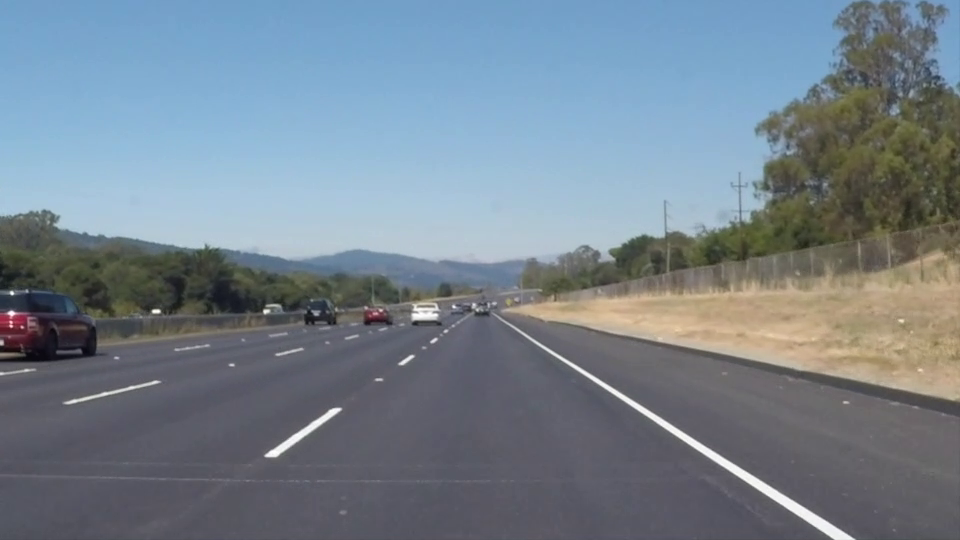
#> input picture frame 22 of OpenCV 06일차/실습/mov/solidWhiteRight.mp4, 960 x 540 px, given in place of mov1.mp4, which was not available
$ python opencv_35.py
#> lines starting #> are read from the running program, lines starting #| are printed output that depends on the picture; after the words box and inside, x2 and y2 are one past the last pixel; in counts of white or black regions, pixels touching at a corner belong together; pictures that were not available may be replaced by others from this repository, and a replacement may not be noted
# opencv_26 + opencv_34 영상 합침
import cv2

capture = cv2.VideoCapture('mov/mov1.mp4',)

if capture.isOpened() == False:
    print("동영상을 열수없습니다.")
    exit(1)

while True:
    ret, img_frame = capture.read()
#> img_frame is the input picture: shape (540, 960, 3); mean B, G, R 141.9, 130.7, 117.7

    img_frame = cv2.resize(img_frame, dsize=(554, 250), interpolation=cv2.INTER_AREA)
#> img_frame: shape (250, 554, 3)
    capture_hsv = cv2.cvtColor(img_frame, cv2.COLOR_BGR2HSV)
#> capture_hsv: shape (250, 554, 3); mean H, S, V 95, 54.5, 147.7

    capture_gray = cv2.cvtColor(img_frame, cv2.COLOR_BGR2GRAY)
    capture_grays = cv2.cvtColor(capture_gray, cv2.COLOR_GRAY2BGR)

    img_hsv = cv2.cvtColor(img_frame, cv2.COLOR_BGR2HSV)
    img_h, img_S, img_v = cv2.split(img_hsv)

    # HSV로 초록색 정보를 좀 더 구체적으로 표시
    lower_yellow = (20, 125, 130)  # 자료형은 튜플형태로(H, S, V)
    upper_yellow = (30, 255, 255)  # 자료형은 튜플형태로(H, S, V)

    lower_blue = (100, 100, 30)  # 자료형은 튜플형태로(H, S, V)
    upper_blue = (130, 255, 255)  # 자료형은 튜플형태로(H, S, V)

    lower_green = (50, 100, 100)  # 자료형은 튜플형태로(H, S, V)
    upper_green = (70, 255, 255)  # 자료형은 튜플형태로(H, S, V)

    img_mask_y = cv2.inRange(img_hsv, lower_yellow, upper_yellow)  # 노랑색 정보 추출(특정 범위 안에 있는 행렬 원소 검출)
#> img_mask_y: shape (250, 554); every value is 0
    img_mask_b = cv2.inRange(img_hsv, lower_blue, upper_blue)  # 파랑색 정보 추출(특정 범위 안에 있는 행렬 원소 검출)
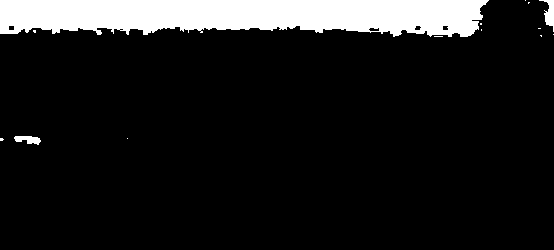
#> img_mask_b: shape (250, 554); 11% white; 14 white regions (11 under 20 px), largest, box (x1, y1, x2, y2) and area: (0, 0, 489, 37) 14857, (539, 0, 554, 32) 211, (14, 136, 41, 145) 158
    img_mask_g = cv2.inRange(img_hsv, lower_green, upper_green)  # 파랑색 정보 추출(특정 범위 안에 있는 행렬 원소 검출)

    img_dst_y = cv2.bitwise_and(img_frame, img_frame, mask=img_mask_y)  # AND 비트연산
#> img_dst_y: shape (250, 554, 3); every value is 0
    img_dst_b= cv2.bitwise_and(img_frame, img_frame, mask=img_mask_b)  # AND 비트연산
    img_dst_g = cv2.bitwise_and(img_frame, img_frame, mask=img_mask_g)  # AND 비트연산

    img_mask_ys = cv2.merge((img_mask_y, img_mask_y, img_mask_y))
    img_mask_bs = cv2.merge((img_mask_b, img_mask_b, img_mask_b))
    img_mask_gs = cv2.merge((img_mask_g, img_mask_g, img_mask_g))

    ret1, mask = cv2.threshold(capture_grays, 100, 255, cv2.THRESH_BINARY)
#> mask: shape (250, 554, 3); 57.1% white; 77 black regions (67 under 20 px), largest, box (x1, y1, x2, y2) and area: (0, 100, 479, 250) 43150, (312, 2, 554, 137) 10169, (313, 157, 554, 250) 4743
    mask_inv = cv2.bitwise_not(mask)

    img_dst = cv2.bitwise_not(img_frame)

    img_flip_lr = cv2.flip(img_frame, 1)  # 1 : 좌우대칭 / 0 : 상하대칭 / -1 : 상하좌우 대칭
    img_flip_ud = cv2.flip(img_frame, 0)
    img_flip_lrud = cv2.flip(img_frame, -1)

    cont = cv2.hconcat([img_frame, capture_grays])
    cont1 = cv2.hconcat([cont, mask_inv])

    cont2 = cv2.hconcat([img_dst_y, img_dst_b])
    cont3 = cv2.hconcat([cont2, img_dst_g])

    cont4 = cv2.hconcat([img_frame, img_flip_lr])
    cont5 = cv2.hconcat([cont4, capture_grays])
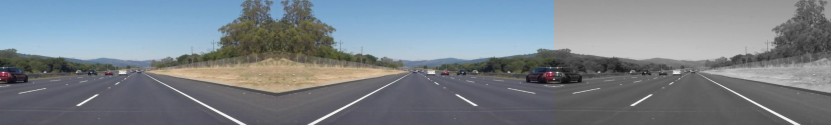
#> cont5: shape (250, 1662, 3) (shown at 1/2 size); mean B, G, R 137.3, 129.8, 121.1

    cont6 = cv2.hconcat([img_flip_ud, img_flip_lrud])
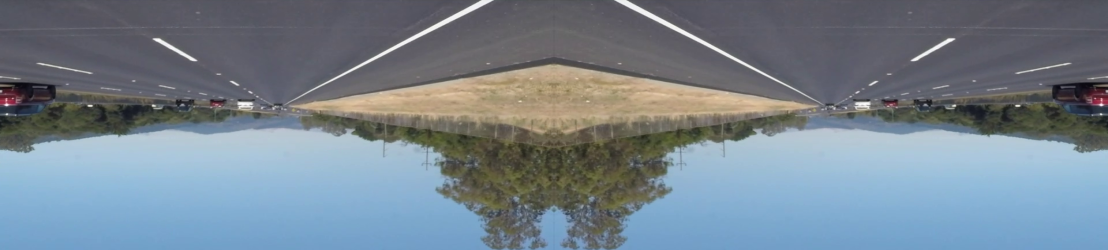
#> cont6: shape (250, 1108, 3); mean B, G, R 141.9, 130.7, 117.7
    cont7 = cv2.hconcat([cont6, img_dst])
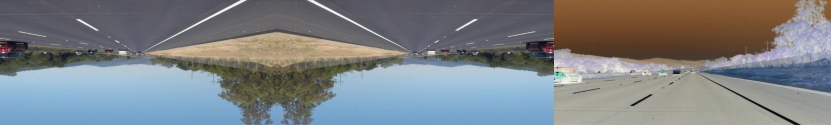
#> cont7: shape (250, 1662, 3) (shown at 1/2 size); mean B, G, R 132.3, 128.6, 124.2

    cont8 = cv2.vconcat([cont1, cont3])
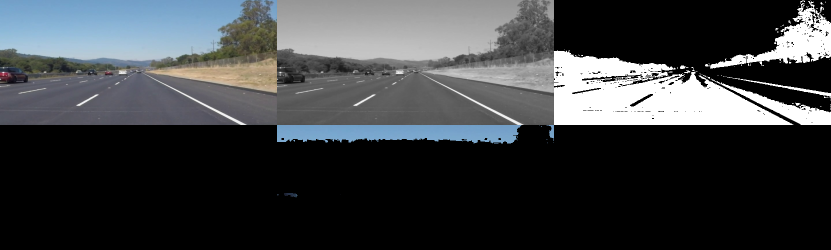
#> cont8: shape (500, 1662, 3) (shown at 1/2 size); mean B, G, R 66.9, 64.3, 61.4
    cont9 = cv2.vconcat([cont5, cont7])
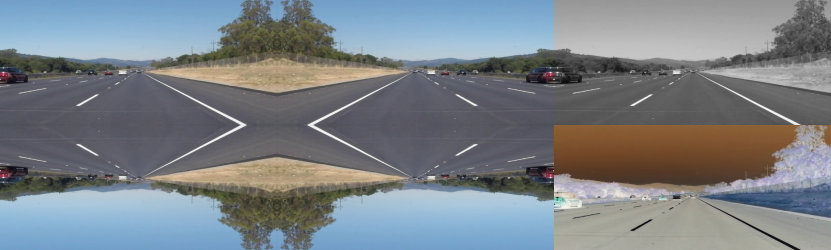
#> cont9: shape (500, 1662, 3) (shown at 1/2 size); mean B, G, R 134.8, 129.2, 122.7

    cont10 = cv2.vconcat([cont9, cont8])
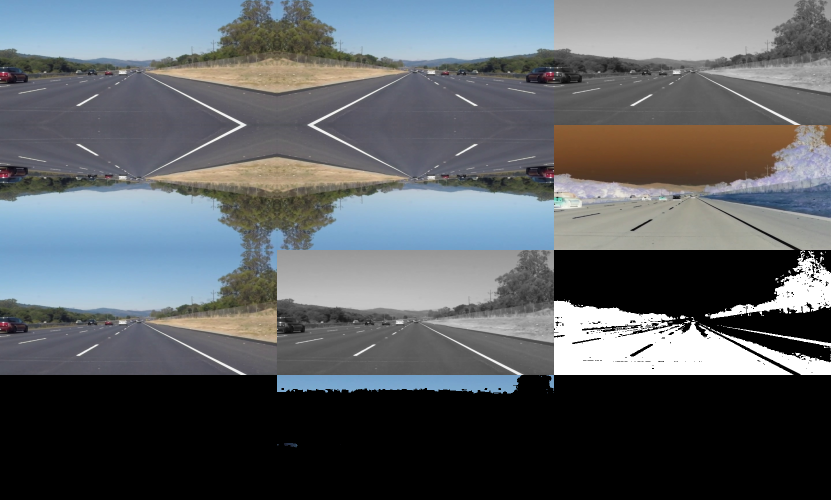
#> cont10: shape (1000, 1662, 3) (shown at 1/2 size); mean B, G, R 100.9, 96.8, 92

    cv2.imshow('Video', cont10)

    # 동영상이 끝나면 재생되는 프레임의 위치를 0으로 다시 지정
    if capture.get(cv2.CAP_PROP_POS_FRAMES) == capture.get(cv2.CAP_PROP_FRAME_COUNT):
        capture.set(cv2.CAP_PROP_POS_FRAMES, 0)

    key = cv2.waitKey(20)
#> (key Esc is pressed here)
    if key == 27:  # ESC 키
        break

capture.release()
cv2.destroyAllWindows()

$ run again, starting later in the video
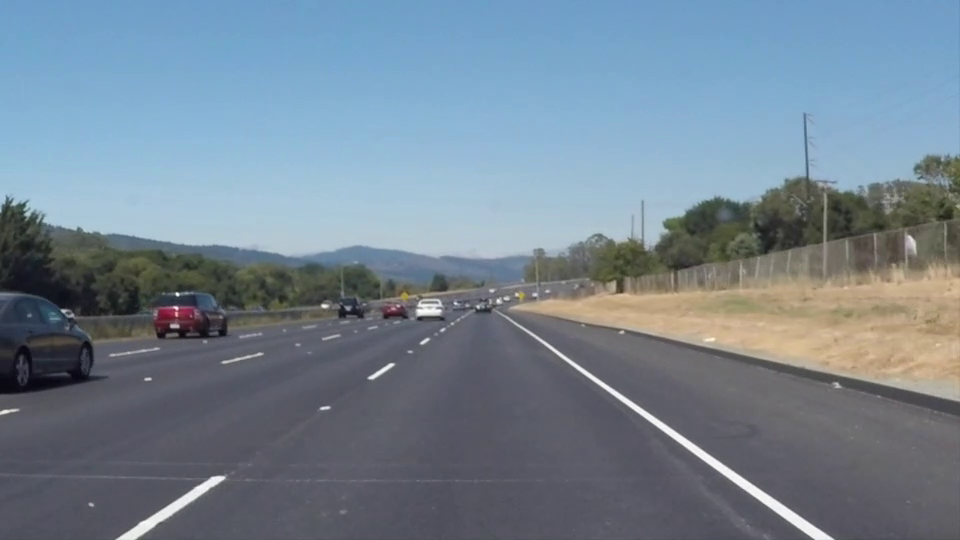
#> input picture frame 99 of OpenCV 06일차/실습/mov/solidWhiteRight.mp4, 960 x 540 px, given in place of mov1.mp4, which was not available
#> img_frame is the input picture: shape (540, 960, 3); mean B, G, R 146, 132.3, 116.7
#> img_frame: shape (250, 554, 3)
#> capture_hsv: shape (250, 554, 3); mean H, S, V 97.6, 56.9, 150.6
#> `img_mask_y = cv2.inRange(img_hsv, lower_yellow, upper_yellow)`:
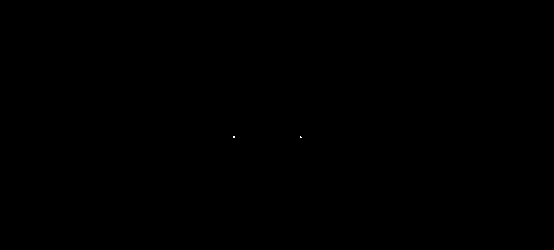
#> img_mask_y: shape (250, 554); 0.01% white in thin lines or dots, all inside (x1, y1, x2, y2) = (233, 136, 302, 138)
#> img_mask_b: shape (250, 554); 14.5% white; 29 white regions (26 under 20 px), largest, box (x1, y1, x2, y2) and area: (0, 0, 554, 41) 19616, (8, 135, 37, 153) 285, (110, 137, 122, 142) 38
#> img_mask_g: shape (250, 554); every value is 0
#> img_dst_g: shape (250, 554, 3); every value is 0
#> mask: shape (250, 554, 3); 59.7% white; 49 black regions (39 under 20 px), largest, box (x1, y1, x2, y2) and area: (0, 92, 468, 250) 43862, (295, 146, 554, 250) 5502, (318, 82, 476, 136) 3214
#> `cont10 = cv2.vconcat([cont9, cont8])`:
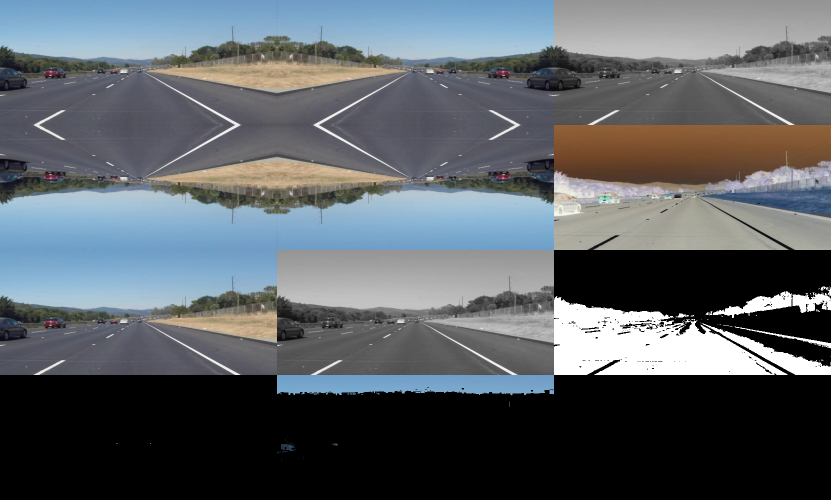
#> cont10: shape (1000, 1662, 3) (shown at 1/2 size); mean B, G, R 102.4, 97.4, 91.7

$ run again, starting later in the video
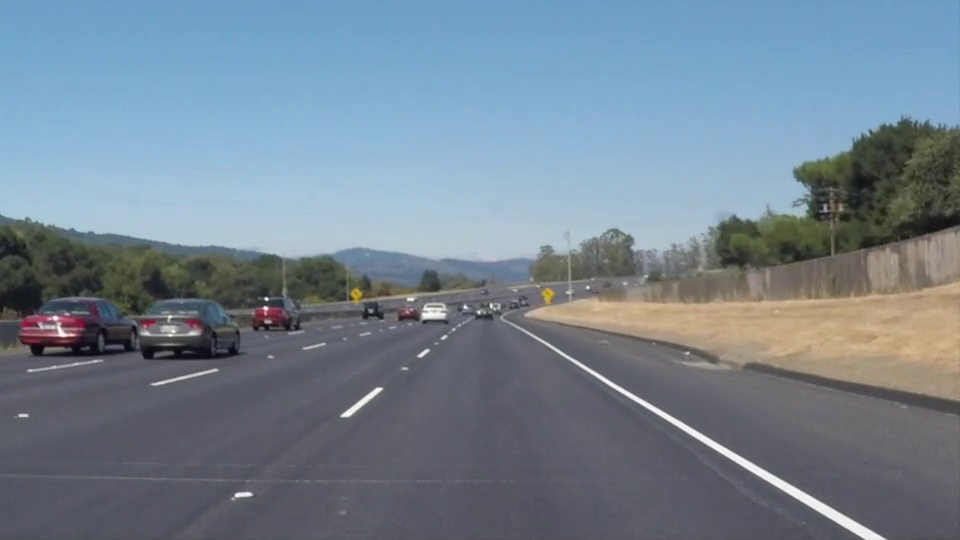
#> input picture frame 176 of OpenCV 06일차/실습/mov/solidWhiteRight.mp4, 960 x 540 px, given in place of mov1.mp4, which was not available
#> img_frame is the input picture: shape (540, 960, 3); mean B, G, R 145.2, 131.6, 116.5
#> img_frame: shape (250, 554, 3)
#> capture_hsv: shape (250, 554, 3); mean H, S, V 97.1, 56.7, 150
#> `img_mask_y = cv2.inRange(img_hsv, lower_yellow, upper_yellow)`:
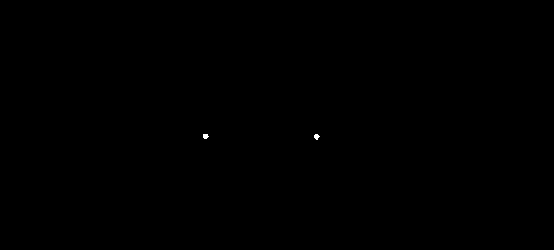
#> img_mask_y: shape (250, 554); 0.03% white; 2 white regions, box (x1, y1, x2, y2) and area: (203, 134, 209, 139) 24, (314, 134, 320, 140) 24
#> img_mask_b: shape (250, 554); 14.7% white; 20 white regions (18 under 20 px), largest, box (x1, y1, x2, y2) and area: (0, 0, 554, 44) 20233, (58, 140, 66, 147) 39
#> img_mask_g: shape (250, 554); every value is 0
#> img_dst_g: shape (250, 554, 3); every value is 0
#> mask: shape (250, 554, 3); 59.6% white; 53 black regions (39 under 20 px), largest, box (x1, y1, x2, y2) and area: (0, 101, 497, 250) 43692, (410, 55, 554, 136) 5764, (292, 146, 554, 250) 4922
#> `cont10 = cv2.vconcat([cont9, cont8])`:
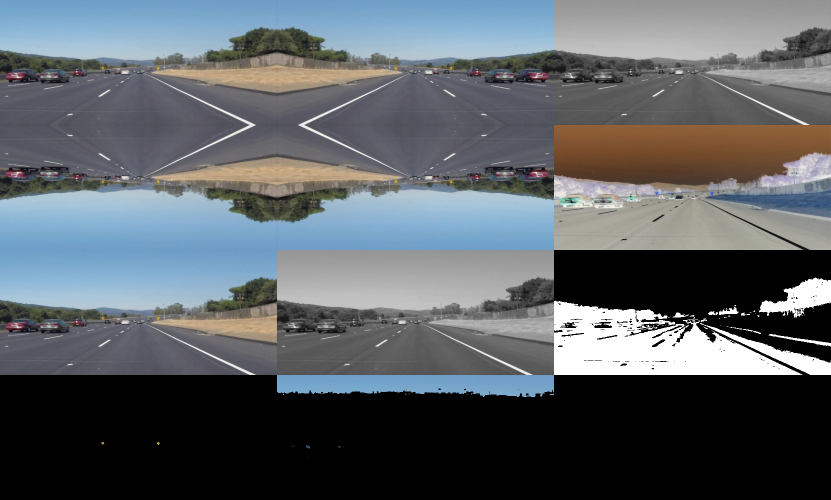
#> cont10: shape (1000, 1662, 3) (shown at 1/2 size); mean B, G, R 102.2, 97.1, 91.6
